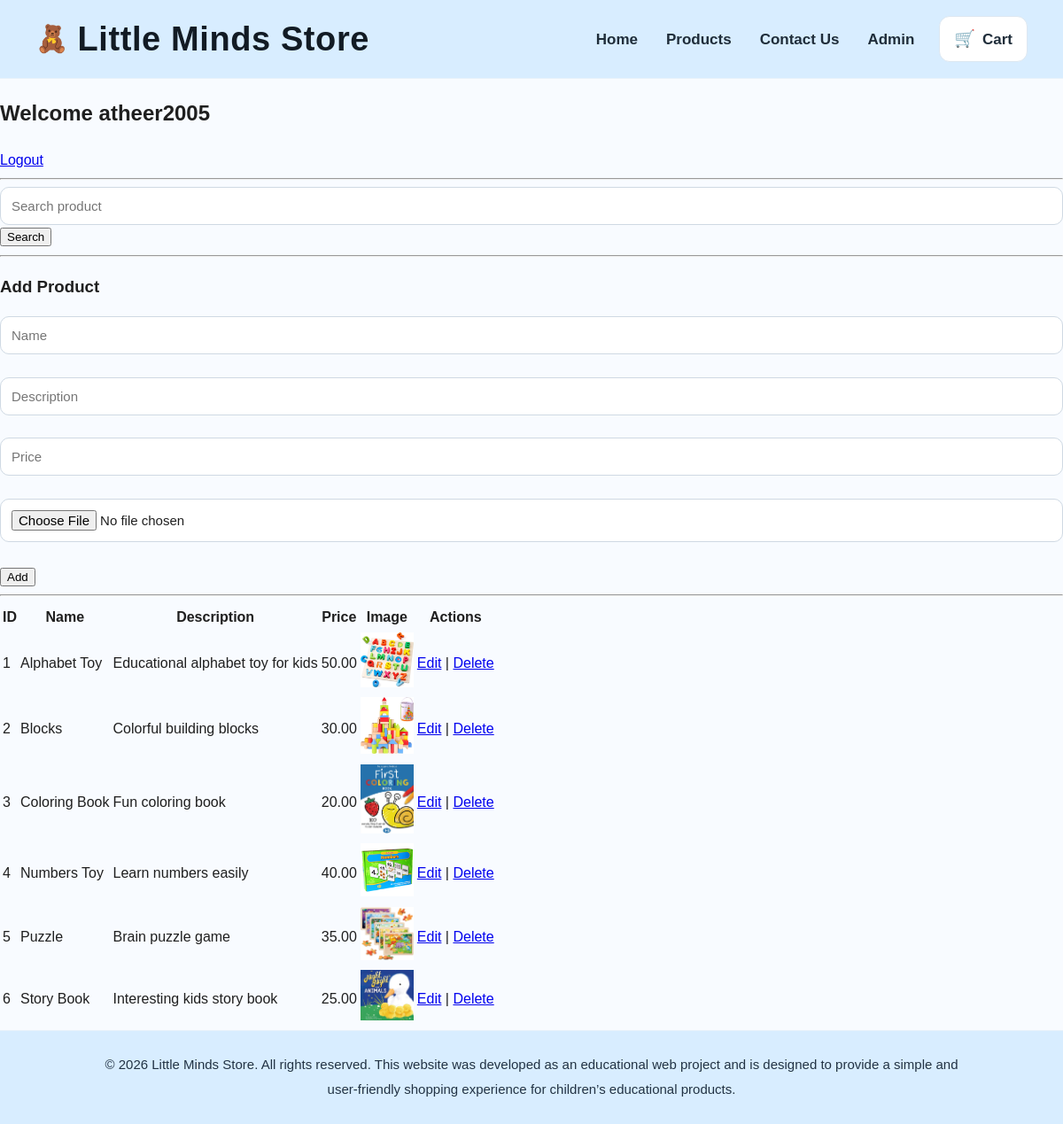
Before: /admin.php (signed in) with the older database file.
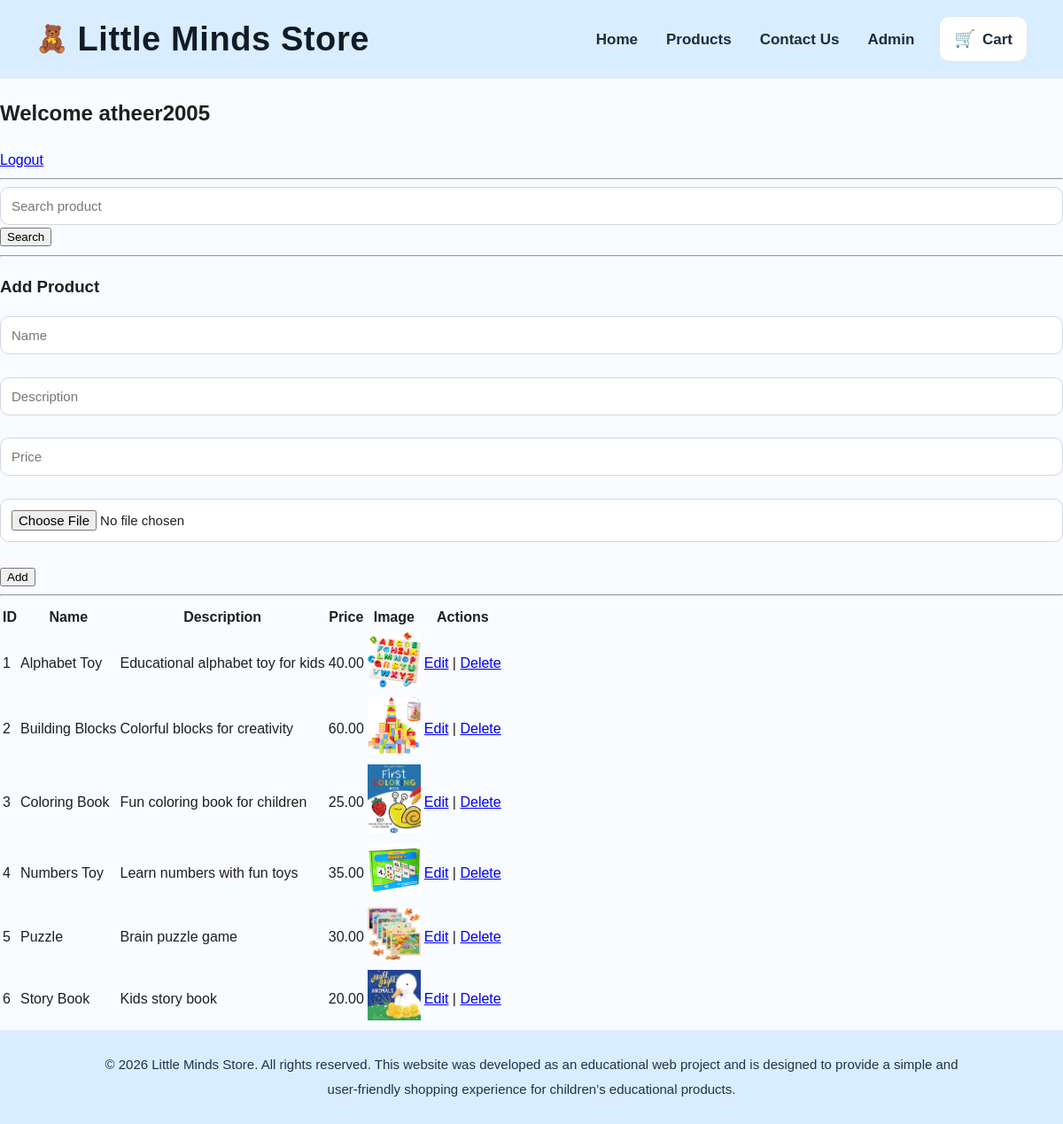
After: the same page with the newer database file.
### tables this page shows
CREATE TABLE `products` (
  `id` int(11) NOT NULL,
  `name` varchar(100) NOT NULL,
  `description` text DEFAULT NULL,
  `price` decimal(10,2) NOT NULL,
  `stock` int(11) NOT NULL,
  `image` varchar(255) NOT NULL
);

### admin.php (the view, shortened to what this page needs)
<?php
include 'database/db.php';
if (isset($_GET['search'])) {
    $search = $_GET['search'];
    $sql = "SELECT * FROM products WHERE name LIKE '%$search%'";
} else {
    $sql = "SELECT * FROM products";
}
$result = mysqli_query($conn, $sql);
$editProduct = null;
?>
<?php include 'includes/header.php'; ?>
<div class="container">
<h2>Welcome <?php echo $_SESSION["admin_username"]; ?></h2>
<a class="logout" href="logout.php">Logout</a>
<hr>
<form method="GET">
    <input type="text" name="search" placeholder="Search product">
    <button>Search</button>
</form>
<hr>
<?php if ($editProduct == null) { ?>
<h3>Add Product</h3>
<form method="POST" enctype="multipart/form-data">
    <input type="text" name="name" placeholder="Name"><br><br>
    <input type="text" name="description" placeholder="Description"><br><br>
    <input type="text" name="price" placeholder="Price"><br><br>
    <input type="file" name="image"><br><br>
    <button name="add">Add</button>
</form>
<?php } ?>
<hr>
<table>
<tr>
    <th>ID</th>
    <th>Name</th>
    <th>Description</th>
    <th>Price</th>
    <th>Image</th>
    <th>Actions</th>
</tr>
<?php while ($row = mysqli_fetch_assoc($result)) { ?>
<tr>
    <td><?php echo $row['id']; ?></td>
    <td><?php echo $row['name']; ?></td>
    <td><?php echo $row['description']; ?></td>
    <td><?php echo $row['price']; ?></td>
    <td>
        <img src="images/products/<?php echo $row['image']; ?>" width="60">
    </td>
    <td>
        <a href="admin.php?edit=<?php echo $row['id']; ?>">Edit</a> |
        <a href="admin.php?delete=<?php echo $row['id']; ?>">Delete</a>
    </td>
</tr>
<?php } ?>
</table>
</div>
<?php include 'includes/footer.php'; ?>

Changed rows visible on the page:
changed products "Alphabet Toy": price "50.00" → "40.00"
changed products id 2: name "Blocks" → "Building Blocks"; description "Colorful building blocks" → "Colorful blocks for creativity"; price "30.00" → "60.00"
changed products "Coloring Book": description "Fun coloring book" → "Fun coloring book for children"; price "20.00" → "25.00"
changed products "Numbers Toy": description "Learn numbers easily" → "Learn numbers with fun toys"; price "40.00" → "35.00"
changed products "Puzzle": price "35.00" → "30.00"
changed products "Story Book": description "Interesting kids story book" → "Kids story book"; price "25.00" → "20.00"
